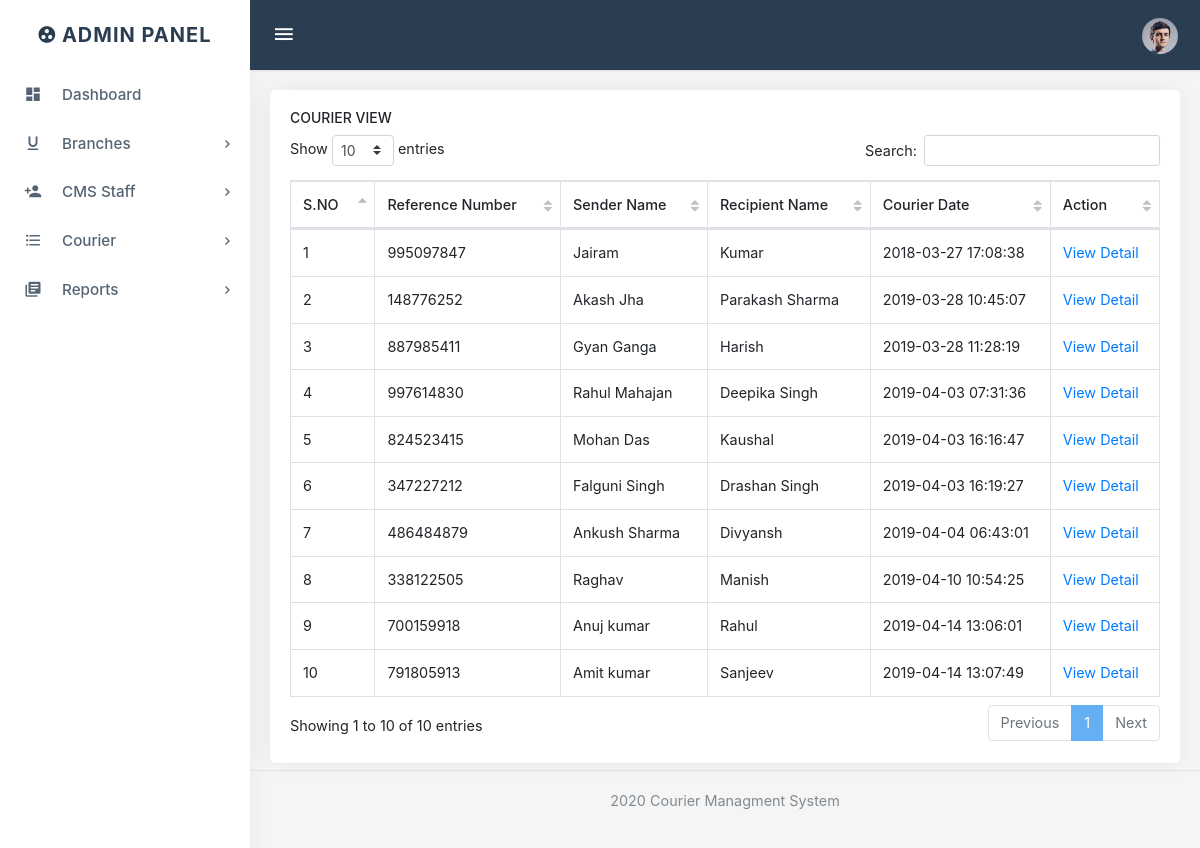
/admin/total-courier.php (signed in), run on the app's committed database.
### tables this page shows
CREATE TABLE `tblcourier` (
  `ID` int(11) NOT NULL,
  `RefNumber` varchar(120) DEFAULT NULL,
  `SenderBranch` varchar(120) DEFAULT NULL,
  `SenderName` varchar(120) DEFAULT NULL,
  `SenderContactnumber` bigint(11) DEFAULT NULL,
  `SenderAddress` varchar(120) DEFAULT NULL,
  `SenderCity` varchar(120) DEFAULT NULL,
  `SenderState` varchar(120) DEFAULT NULL,
  `SenderPincode` varchar(120) DEFAULT NULL,
  `SenderCountry` varchar(120) DEFAULT NULL,
  `RecipientName` varchar(120) DEFAULT NULL,
  `RecipientContactnumber` bigint(11) DEFAULT NULL,
  `RecipientAddress` varchar(120) DEFAULT NULL,
  `RecipientCity` varchar(120) DEFAULT NULL,
  `RecipientState` varchar(120) DEFAULT NULL,
  `RecipientPincode` varchar(120) DEFAULT NULL,
  `RecipientCountry` varchar(120) DEFAULT NULL,
  `CourierDes` varchar(250) DEFAULT NULL,
  `ParcelWeight` varchar(120) DEFAULT NULL,
  `ParcelDimensionlen` varchar(120) DEFAULT NULL,
  `ParcelDimensionwidth` varchar(120) DEFAULT NULL,
  `ParcelDimensionheight` varchar(120) DEFAULT NULL,
  `ParcelPrice` varchar(120) DEFAULT NULL,
  `Status` varchar(124) DEFAULT NULL,
  `CourierDate` timestamp NOT NULL DEFAULT CURRENT_TIMESTAMP
);

### admin/total-courier.php (the view, shortened to what this page needs)
<?php
include('includes/dbconnection.php');
if (strlen($_SESSION['cmsaid']==0)) {
  header('location:logout.php');
  } else{
  ?>
<!doctype html>
<html lang="en">
    <head>
        <link href="../plugins/datatables/dataTables.bootstrap4.min.css" rel="stylesheet" type="text/css" />
        <link href="../plugins/datatables/buttons.bootstrap4.min.css" rel="stylesheet" type="text/css" />
        <link href="../plugins/datatables/responsive.bootstrap4.min.css" rel="stylesheet" type="text/css" />
        <link href="../plugins/datatables/select.bootstrap4.min.css" rel="stylesheet" type="text/css" />
        <link href="../plugins/switchery/switchery.min.css" rel="stylesheet" />
        <link href="assets/css/bootstrap.min.css" rel="stylesheet" type="text/css" />
        <link href="assets/css/style.css" rel="stylesheet" type="text/css" />
    </head>
    <body class="fixed-left">
      <div id="wrapper">
 <?php include_once('includes/header.php');?>
           <?php include_once('includes/leftbar.php');?>
<div class="content-page">
                <div class="content">
                    <div class="container-fluid">
                        <div class="row">
                            <div class="col-12">
                                <div class="card-box">
                                    <h4 class="m-t-0 header-title">Courier View</h4>
                                    <table id="datatable" class="table table-bordered dt-responsive nowrap" style="border-collapse: collapse; border-spacing: 0; width: 100%;">
                                        <thead>
                                        <tr>
                                            <tr>
              <th>S.NO</th>
              <th>Reference Number</th>
              <th>Sender Name</th>
              <th>Recipient Name</th>
              <th>Courier Date</th>
                   <th>Action</th>
                </tr>
                                        </tr>
                                        </thead>
 <?php
$ret=mysqli_query($con,"select *from tblcourier");
$cnt=1;
while ($row=mysqli_fetch_array($ret)) {
?>
                <tr>
                  <td><?php echo $cnt;?></td>
                  <td><?php  echo $row['RefNumber'];?></td>
                  <td><?php  echo $row['SenderName'];?></td>
                <td><?php  echo $row['RecipientName'];?></td>
                <td><?php  echo $row['CourierDate'];?></td>
                                  <td><a href="view-courier.php?editid=<?php echo $row['ID'];?>">View Detail</a></td>
                </tr>
                <?php
$cnt=$cnt+1;
}?>
                                    </table>
                                </div>
                            </div>
                        </div>
</div></div>
</div>
            <?php include_once('includes/footer.php');?>
</div>
    </body>
</html>
<?php }  ?>

### admin/includes/header.php (shortened to what this page needs)
<div class="topbar">
                <div class="topbar-left">
                    <a class="logo">
                        <i class="zmdi zmdi-group-work icon-c-logo"></i>
                        <span>Admin Panel</span></a>
                </div>
                <nav class="navbar-custom">
                    <ul class="list-inline float-right mb-0">
                        <li class="list-inline-item dropdown notification-list">
                            <a class="nav-link dropdown-toggle waves-effect waves-light nav-user" data-toggle="dropdown" href="#" role="button"
                               aria-haspopup="false" aria-expanded="false">
                                <img src="assets/images/users/avatar-1.jpg" alt="user" class="rounded-circle">
                            </a>
                        </li>
                    </ul>
                    <ul class="list-inline menu-left mb-0">
                        <li class="float-left">
                            <button class="button-menu-mobile open-left waves-light waves-effect">
                                <i class="zmdi zmdi-menu"></i>
                            </button>
                        </li>
                    </ul>
                </nav>
            </div>

### admin/includes/leftbar.php (shortened to what this page needs)
           <div class="left side-menu">
               <div class="sidebar-inner slimscrollleft">
                   <div id="sidebar-menu">
                       <ul>
                           <li class="has_sub">
                               <a href="dashboard.php" class="waves-effect"><span class="badge badge-pill badge-primary float-right"></span><i class="zmdi zmdi-view-dashboard"></i><span> Dashboard </span> </a>
                           </li>
                           <li class="has_sub">
                               <a href="javascript:void(0);" class="waves-effect"><i class="zmdi zmdi-format-underlined"></i> <span> Branches </span> <span class="menu-arrow"></span></a>
                           </li>
                           <li class="has_sub">
                               <a href="javascript:void(0);" class="waves-effect"><i class="zmdi zmdi-account-add"></i><span> CMS Staff </span> <span class="menu-arrow"></span></a>
                           </li>
<li class="has_sub">
                               <a href="javascript:void(0);" class="waves-effect">
                                   <i class="zmdi zmdi-format-list-bulleted"></i> <span> Courier</span> <span class="menu-arrow"></span></a>
                           </li>
                           <li class="has_sub">
                               <a href="javascript:void(0);" class="waves-effect"><i class="zmdi zmdi-collection-text"></i> <span> Reports </span> <span class="menu-arrow"></span></a>
                       </ul>
                   </div>
               </div>
           </div>

### admin/includes/footer.php
<footer class="footer">
              <p style="text-align: center;">2020 Courier Managment System</p>
            </footer>

### data on the page
tblcourier: RefNumber "995097847", SenderName "Jairam", RecipientName "Kumar", CourierDate "2018-03-27 17:08:38"
tblcourier: RefNumber "148776252", SenderName "Akash Jha", RecipientName "Parakash Sharma", CourierDate "2019-03-28 10:45:07"
tblcourier: RefNumber "887985411", SenderName "Gyan Ganga", RecipientName "Harish", CourierDate "2019-03-28 11:28:19"
tblcourier: RefNumber "997614830", SenderName "Rahul Mahajan", RecipientName "Deepika Singh", CourierDate "2019-04-03 07:31:36"
tblcourier: RefNumber "824523415", SenderName "Mohan Das", RecipientName "Kaushal", CourierDate "2019-04-03 16:16:47"
tblcourier: RefNumber "347227212", SenderName "Falguni Singh", RecipientName "Drashan Singh", CourierDate "2019-04-03 16:19:27"
tblcourier: RefNumber "486484879", SenderName "Ankush Sharma", RecipientName "Divyansh", CourierDate "2019-04-04 06:43:01"
tblcourier: RefNumber "338122505", SenderName "Raghav", RecipientName "Manish", CourierDate "2019-04-10 10:54:25"
tblcourier: RefNumber "700159918", SenderName "Anuj kumar", RecipientName "Rahul", CourierDate "2019-04-14 13:06:01"
tblcourier: RefNumber "791805913", SenderName "Amit kumar", RecipientName "Sanjeev", CourierDate "2019-04-14 13:07:49"
